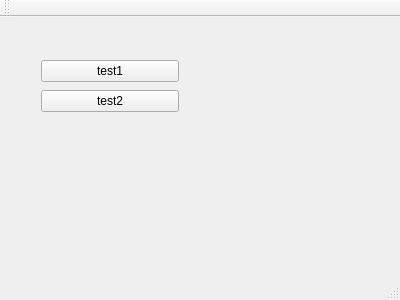
<?xml version="1.0" encoding="UTF-8"?>
<ui version="4.0">
 <class>MainWindow</class>
 <widget class="QMainWindow" name="MainWindow">
  <property name="geometry">
   <rect>
    <x>0</x>
    <y>0</y>
    <width>400</width>
    <height>300</height>
   </rect>
  </property>
  <property name="windowTitle">
   <string>MainWindow</string>
  </property>
  <widget class="QWidget" name="centralWidget">
   <widget class="QWidget" name="verticalLayoutWidget">
    <property name="geometry">
     <rect>
      <x>30</x>
      <y>30</y>
      <width>160</width>
      <height>80</height>
     </rect>
    </property>
    <layout class="QVBoxLayout" name="verticalLayout">
     <item>
      <widget class="QPushButton" name="pushButton_2">
       <property name="text">
        <string>test1</string>
       </property>
      </widget>
     </item>
     <item>
      <widget class="QPushButton" name="pushButton">
       <property name="text">
        <string>test2</string>
       </property>
      </widget>
     </item>
    </layout>
   </widget>
  </widget>
  <widget class="QMenuBar" name="menuBar">
   <property name="geometry">
    <rect>
     <x>0</x>
     <y>0</y>
     <width>400</width>
     <height>22</height>
    </rect>
   </property>
  </widget>
  <widget class="QToolBar" name="mainToolBar">
   <attribute name="toolBarArea">
    <enum>TopToolBarArea</enum>
   </attribute>
   <attribute name="toolBarBreak">
    <bool>false</bool>
   </attribute>
  </widget>
  <widget class="QStatusBar" name="statusBar"/>
 </widget>
 <layoutdefault spacing="6" margin="11"/>
 <resources/>
 <connections/>
</ui>
